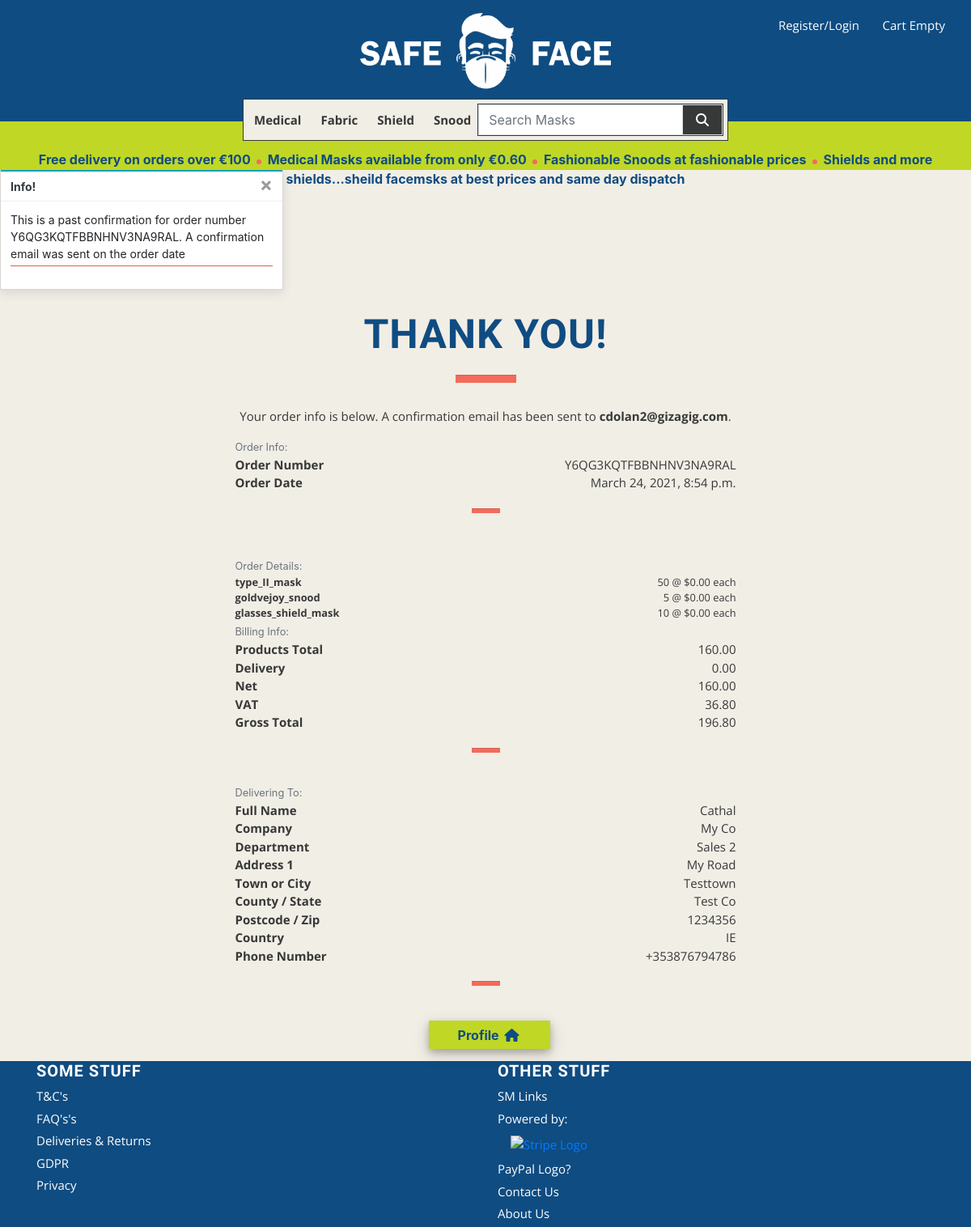
/profile/order_history/Y6QG3KQTFBBNHNV3NA9RAL, run on the app's committed database.
### checkout/models.py (models this page shows, shortened)
class Order(models.Model):
    order_number = models.CharField(max_length=32, null=False, editable=False)
    user_profile = models.ForeignKey(UserProfile, on_delete=models.SET_NULL,
                                     null=True, blank=True, related_name='orders')
    date = models.DateTimeField(auto_now_add=True)
    full_name = models.CharField(max_length=50, null=False, blank=False)
    email = models.EmailField(max_length=254, null=False, blank=False)
    phone_number = models.CharField(max_length=20, null=False, blank=False)
    company_name = models.CharField(max_length=254, null=False, blank=False)
    department = models.CharField(max_length=254, null=True, blank=True)
    street_address1 = models.CharField(max_length=80, null=False, blank=False)
    street_address2 = models.CharField(max_length=80, null=True, blank=True)
    town_or_city = models.CharField(max_length=40, null=False, blank=False)
    county = models.CharField(max_length=80, null=True, blank=True)
    postcode = models.CharField(max_length=20, null=True, blank=True)
    country = CountryField(blank_label='Country *', null=False, blank=False)
    products_total = models.DecimalField(max_digits=6, decimal_places=2, null=False, default=0)
    delivery_cost = models.DecimalField(max_digits=6, decimal_places=2, null=False, default=0)
    sub_total = models.DecimalField(max_digits=6, decimal_places=2, null=False, default=0)
    net_total = models.DecimalField(max_digits=10, decimal_places=2, null=False, default=0)
    vat = models.DecimalField(max_digits=10, decimal_places=2, null=False, default=0)
    gross_total = models.DecimalField(max_digits=10, decimal_places=2, null=False, default=0)
    original_cart = models.TextField(null=False, blank=False, default='')
    stripe_pid = models.CharField(max_length=254, null=False, blank=False, default='')

class OrderLineItem(models.Model):
    order = models.ForeignKey(Order, null=False, blank=False, on_delete=models.CASCADE, related_name='lineitems')
    product = models.ForeignKey(Product, null=False, blank=False, on_delete=models.CASCADE)
    product_colour = models.CharField(max_length=50, null=True, blank=True)
    quantity = models.IntegerField(null=False, blank=False, default=0)
    lineitem_total = models.DecimalField(max_digits=6, decimal_places=2, null=False, blank=False, editable=False)

### products/models.py (models this page shows, shortened)
class Product(models.Model):
    category = models.ForeignKey('Category', null=True, blank=True, on_delete=models.SET_NULL)
    sku = models.CharField(max_length=254, null=True, blank=True)
    name = models.CharField(max_length=254)
    friendly_name = models.CharField(max_length=254, default=1)
    description = models.TextField()
    colours = models.BooleanField(default=False, null=True, blank=True)
    image1_url = models.URLField(max_length=1024, null=True, blank=True)
    image1 = models.ImageField(null=True, blank=True)
    image2_url = models.URLField(max_length=1024, null=True, blank=True)
    image2 = models.ImageField(null=True, blank=True)
    image3_url = models.URLField(max_length=1024, null=True, blank=True)
    image3 = models.ImageField(null=True, blank=True)
    certification = models.CharField(max_length=254, null=True, blank=True)
    standard = models.CharField(max_length=254, null=True, blank=True)
    dimensions = models.CharField(max_length=254, null=True, blank=True)
    material = models.CharField(max_length=254, null=True, blank=True)
    qty_1 = models.IntegerField(default=50)
    price_1 = models.DecimalField(max_digits=6, decimal_places=2, default=1)
    qty_2 = models.IntegerField(default=100)
    price_2 = models.DecimalField(max_digits=6, decimal_places=2, default=0.9)
    qty_3 = models.IntegerField(default=250)
    price_3 = models.DecimalField(max_digits=6, decimal_places=2, default=0.8)
    qty_4 = models.IntegerField(default=500)
    price_4 = models.DecimalField(max_digits=6, decimal_places=2, default=0.7)
    qty_5 = models.IntegerField(default=1000)
    price_5 = models.DecimalField(max_digits=6, decimal_places=2, default=0.6)
    price = models.DecimalField(max_digits=6, decimal_places=2, default=0)

### profiles/views.py (the view)
# urls.py: path('order_history/<order_number>', views.order_history, name='order_history'),
def order_history(request, order_number):
    order = get_object_or_404(Order, order_number=order_number)
    messages.info(request, (
        f'This is a past confirmation for order number {order_number}. A confirmation email was sent on the order date'
    ))
    template = 'checkout/checkout_success.html'
    context = {
        'order': order,
        'from_profile': True,
    }
    return render(request, template, context)

### checkout/templates/checkout/checkout_success.html (shortened to what this page needs)
{% extends "base.html" %}
{% load static %}
{% block extra_css %}
    <link rel="stylesheet" href="{% static 'checkout/css/checkout.css' %}">
{% endblock %}
{% block content %}
    <div id="body-content-container" class="container">
        <h1>Thank You!</h1>
        <hr class="h1-hr">
        <div class="row justify-content-center">
            <p>Your order info is below. A confirmation email has been sent to
                <strong>{{ order.email }}</strong>.
            </p>
        </div>
        <div class="row justify-content-center">
            <div class="col-12 col-lg-7">
                <div class="order-confirmation-wrapper p-2 mb-3">
                    <div class="row">
                        <div class="col">
                            <small class="text-muted">Order Info:</small>
                        </div>
                    </div>
                    <div class="row">
                        <div class="col-12 col-md-4">
                            <p class="mb-0 black font-weight-bold">Order Number</p>
                        </div>
                        <div class="col-12 col-md-8 text-md-right">
                            <p class="mb-0">{{ order.order_number }}</p>
                        </div>
                    </div>
                    <div class="row">
                        <div class="col-12 col-md-4">
                            <p class="mb-0 black font-weight-bold">Order Date</p>
                        </div>
                        <div class="col-12 col-md-8 text-md-right">
                            <p class="mb-0">{{ order.date }}</p>
                        </div>
                    </div>
                    <hr class="h3-hr">
                </div>
                <div class="order-confirmation-wrapper p-2">
                    <div class="row">
                        <div class="col">
                            <small class="text-muted">Order Details:</small>
                        </div>
                    </div>
                    {% for item in order.lineitems.all %}
                    <div class="row">
                        <div class="col-12 col-md-4">
                            <p class="small mb-0 text-black font-weight-bold">
                                {{ item.product.name }}{% if item.product_size %} - Size {{ item.product.size|upper }}{% endif %}
                            </p>
                        </div>
                        <div class="col-12 col-md-8 text-md-right">
                            <p class="small mb-0">{{ item.quantity }} @ ${{ item.product.price }} each</p>
                        </div>
                    </div>
                    {% endfor %}
                    <div class="row">
                        <div class="col">
                            <small class="text-muted">Billing Info:</small>
                        </div>
                    </div>
                    <div class="row">
                        <div class="col-12 col-md-4">
                            <p class="mb-0 black font-weight-bold">Products Total</p>
                        </div>
                        <div class="col-12 col-md-8 text-md-right">
                            <p class="mb-0">{{ order.products_total }}</p>
                        </div>
                    </div>
                    <div class="row">
                        <div class="col-12 col-md-4">
                            <p class="mb-0 black font-weight-bold">Delivery</p>
                        </div>
                        <div class="col-12 col-md-8 text-md-right">
                            <p class="mb-0">{{ order.delivery_cost }}</p>
                        </div>
                    </div>
                    <div class="row">
                        <div class="col-12 col-md-4">
                            <p class="mb-0 black font-weight-bold">Net</p>
                        </div>
                        <div class="col-12 col-md-8 text-md-right">
                            <p class="mb-0">{{ order.net_total }}</p>
                        </div>
                    </div>
                    <div class="row">
                        <div class="col-12 col-md-4">
                            <p class="mb-0 black font-weight-bold">VAT</p>
                        </div>
                        <div class="col-12 col-md-8 text-md-right">
                            <p class="mb-0">{{ order.vat }}</p>
                        </div>
                    </div>
                    <div class="row">
                        <div class="col-12 col-md-4">
                            <p class="mb-0 black font-weight-bold">Gross Total</p>
                        </div>
                        <div class="col-12 col-md-8 text-md-right">
                            <p class="mb-0">{{ order.gross_total }}</p>
                        </div>
                    </div>
                    <hr class="h3-hr">
                </div>
                <div class="order-confirmation-wrapper p-2">
                    <div class="row">
                        <div class="col">
                            <small class="text-muted">Delivering To:</small>
                        </div>
                    </div>
                    <div class="row">
                        <div class="col-12 col-md-4">
                            <p class="mb-0 black font-weight-bold">Full Name</p>
                        </div>
                        <div class="col-12 col-md-8 text-md-right">
                            <p class="mb-0">{{ order.full_name }}</p>
                        </div>
                    </div>
                    <div class="row">
                        <div class="col-12 col-md-4">
                            <p class="mb-0 black font-weight-bold">Company</p>
                        </div>
                        <div class="col-12 col-md-8 text-md-right">
                            <p class="mb-0">{{ order.company_name }}</p>
                        </div>
                    </div>
                    <div class="row">
                        <div class="col-12 col-md-4">
                            <p class="mb-0 black font-weight-bold">Department</p>
                        </div>
                        <div class="col-12 col-md-8 text-md-right">
                            <p class="mb-0">{{ order.department }}</p>
                        </div>
                    </div>
                    <div class="row">
                        <div class="col-12 col-md-4">
                            <p class="mb-0 black font-weight-bold">Address 1</p>
                        </div>
                        <div class="col-12 col-md-8 text-md-right">
                            <p class="mb-0">{{ order.street_address1 }}</p>
                        </div>
                    </div>
                    <div class="row">
                        <div class="col-12 col-md-4">
                            <p class="mb-0 black font-weight-bold">Town or City</p>
                        </div>
                        <div class="col-12 col-md-8 text-md-right">
                            <p class="mb-0">{{ order.town_or_city }}</p>
                        </div>
                    </div>
                    {% if order.county %}
                        <div class="row">
                            <div class="col-12 col-md-4">
                                <p class="mb-0 black font-weight-bold">County / State</p>
                            </div>
                            <div class="col-12 col-md-8 text-md-right">
                                <p class="mb-0">{{ order.county }}</p>
                            </div>
                        </div>
                    {% endif %}
                    {% if order.postcode %}
                        <div class="row">
                            <div class="col-12 col-md-4">
                                <p class="mb-0 black font-weight-bold">Postcode / Zip</p>
                            </div>
                            <div class="col-12 col-md-8 text-md-right">
                                <p class="mb-0">{{ order.postcode }}</p>
                            </div>
                        </div>
                    {% endif %}
                    <div class="row">
                        <div class="col-12 col-md-4">
                            <p class="mb-0 black font-weight-bold">Country</p>
                        </div>
                        <div class="col-12 col-md-8 text-md-right">
                            <p class="mb-0">{{ order.country }}</p>
                        </div>
                    </div>
                    <div class="row">
                        <div class="col-12 col-md-4">
                            <p class="mb-0 black font-weight-bold">Phone Number</p>
                        </div>
                        <div class="col-12 col-md-8 text-md-right">
                            <p class="mb-0">{{ order.phone_number }}</p>
                        </div>
                    </div>
                    <hr class="h3-hr">
                </div>
            </div>
        </div>
        <div class="row">
			<div class="col-12 col-lg-7 text-right">
                {% if from_profile %}
                    <a href="{% url 'profile' %}">
                        <button class="btn-std btn rounded-0 mx-auto">
                            Profile
                            <span class="icon">
                                <i class="fas fa-home"></i>
                            </span>
                        </button>
                    </a>
                {% endif %}
			</div>
		</div>
    </div>
{% endblock %}

### static/css/base.css (style rules this page uses)
html, body, a { padding:0; margin:0; height: 100%; width: 100%; }
body { background-color: var(--beige); height: calc(100vh - 164px); }
:root { --navy: #0F4c81; --red: #F26B5B; --black: #373838; --white: #fefefe; --beige: #F1EEE6; --trans-beige: #E6E6E6; --green: #C0D725; }
.black { color: var(--black); }
h1, h2, h3, h4, h5 { color: var(--navy); font-family: 'Oswald'; text-transform: uppercase; font-weight: bold; letter-spacing: 1px; }
h1 { font-size: 50px; margin-top: 25px; text-align: center; }
p { color: var(--black); font-family: 'Open Sans'; font-size: 15px; margin-bottom: 5px; }
hr { background-color: var(--red); margin: 0 auto; }
.h1-hr { width: 75px; height: 9px; }
.h3-hr { width: 35px; height: 5px; }
.h1-hr, .h2-hr, .h3-hr, .section-hr { margin-top: 20px; margin-bottom: 30px; }
.shadow, .btn-std { box-shadow: 0 4px 8px 0 rgba(0, 0, 0, 0.2), 0 6px 20px 0 rgba(0, 0, 0, 0.19); }
.icon { align-items: center; display: inline-flex; justify-content: center; height: 1.5rem; width: 1.5rem; }
.btn-std { width: 150px; height: 35px; background-color: var(--green); color: var(--navy); text-align: center; border: none; font-weight: bold; padding: 0; margin: 15px auto 15px auto; }

### checkout/static/checkout/css/checkout.css (style rules this page uses)
.h3-hr { margin-top: 20px; margin-bottom: 20px; }

### data on the page
Order: email "cdolan2@gizagig.com", order_number "Y6QG3KQTFBBNHNV3NA9RAL", date "March 24, 2021, 8:54 p.m.", products_total "160.00", delivery_cost "0.00", net_total "160.00", vat "36.80", gross_total "196.80", full_name "Cathal", company_name "My Co", department "Sales 2", street_address1 "My Road", town_or_city "Testtown", county "Test Co", postcode "1234356", country "IE", phone_number "+353876794786"
OrderLineItem: product.name "type_II_mask", quantity "50", product.price "0.00"
OrderLineItem: product.name "goldvejoy_snood", quantity "5", product.price "0.00"
OrderLineItem: product.name "glasses_shield_mask", quantity "10", product.price "0.00"

### other printed values
{{ free_delivery_threshold }} "100"
{{ message }} "This is a past confirmation for order number Y6QG3KQTFBBNHNV3NA9RAL. A confirmation email was sent on the order date"
